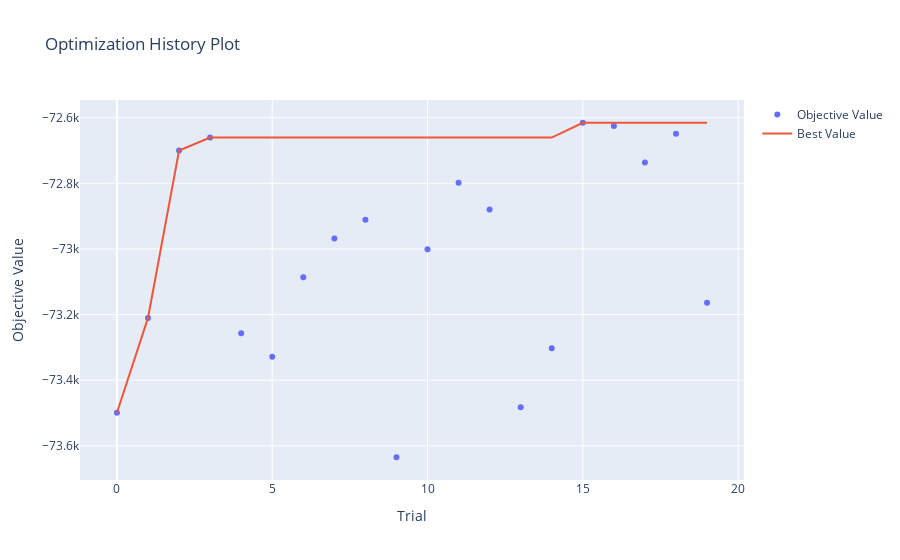
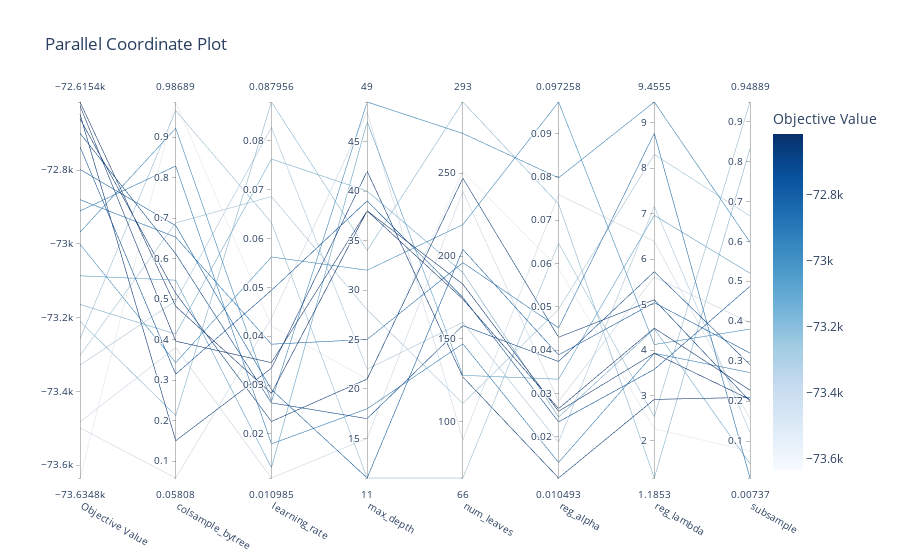
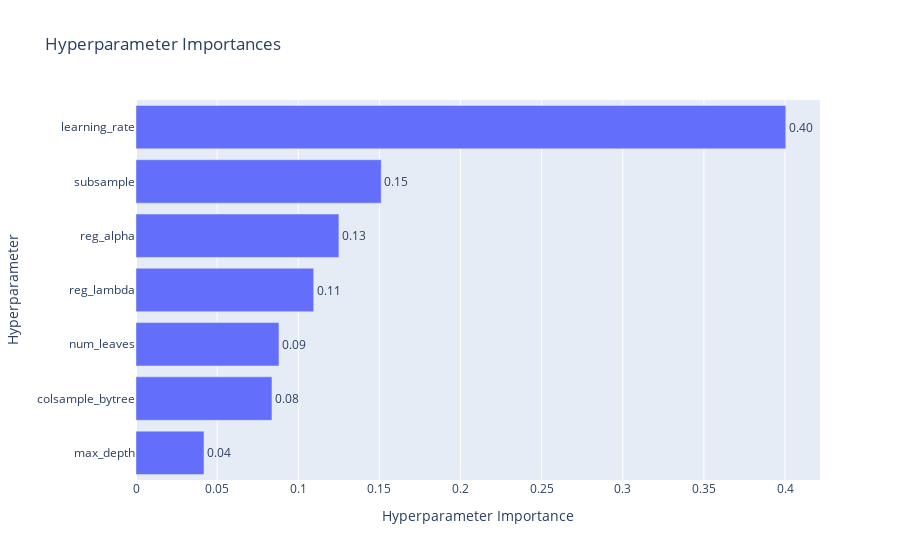

The notebook cell saved with these charts, in order:
### Code cell
n_trials = 20
random_state = 42
kfold = 10

# Define the study name and storage path (local SQLite database file)
study_name = f"lgbm_model_feature_engg"
storage = "sqlite:///my_study.db"

study = execute_optuna(
    n_trials=n_trials, random_state=random_state, study_name=study_name
)

# Load the existing study
study = optuna.load_study(study_name=study_name, storage=storage)

### Figure 1 — Plotly figure (JSON) as saved in the notebook; plotly's stock layout.template omitted (floating-point values rounded to 4 significant figures)
{"data": [{"mode": "markers", "name": "Objective Value", "type": "scatter", "x": [0, 1, 2, 3, 4, 5, 6, 7, 8, 9, 10, 11, 12, 13, 14, 15, 16, 17, 18, 19], "y": [-73500.0, -73210.0, -72700.0, -72660.0, -73260.0, -73330.0, -73090.0, -72970.0, -72910.0, -73630.0, -73000.0, -72800.0, -72880.0, -73480.0, -73300.0, -72620.0, -72630.0, -72740.0, -72650.0, -73160.0]}, {"mode": "lines", "name": "Best Value", "type": "scatter", "x": [0, 1, 2, 3, 4, 5, 6, 7, 8, 9, 10, 11, 12, 13, 14, 15, 16, 17, 18, 19], "y": [-73500.0, -73210.0, -72700.0, -72660.0, -72660.0, -72660.0, -72660.0, -72660.0, -72660.0, -72660.0, -72660.0, -72660.0, -72660.0, -72660.0, -72660.0, -72620.0, -72620.0, -72620.0, -72620.0, -72620.0]}, {"marker": {"color": "#cccccc"}, "mode": "markers", "name": "Infeasible Trial", "showlegend": false, "type": "scatter", "x": [], "y": []}], "layout": {"title": {"text": "Optimization History Plot"}, "xaxis": {"title": {"text": "Trial"}}, "yaxis": {"title": {"text": "Objective Value"}}}}

### Figure 2 — Plotly figure (JSON) as saved in the notebook; plotly's stock layout.template omitted (floating-point values rounded to 4 significant figures)
{"data": [{"dimensions": [{"label": "Objective Value", "range": [-73630.0, -72620.0], "values": [-73500.0, -73210.0, -72700.0, -72660.0, -73260.0, -73330.0, -73090.0, -72970.0, -72910.0, -73630.0, -73000.0, -72800.0, -72880.0, -73480.0, -73300.0, -72620.0, -72630.0, -72740.0, -72650.0, -73160.0]}, {"label": "colsample_bytree", "range": [0.05808, 0.9869], "values": [0.05808, 0.2123, 0.6119, 0.5142, 0.9656, 0.4952, 0.5467, 0.9219, 0.8287, 0.9869, 0.3431, 0.6814, 0.653, 0.3802, 0.6882, 0.4822, 0.3961, 0.3146, 0.1502, 0.4137]}, {"label": "learning_rate", "range": [0.01099, 0.08796], "values": [0.04371, 0.08796, 0.02636, 0.02255, 0.06332, 0.08276, 0.01309, 0.02664, 0.01796, 0.04211, 0.05623, 0.0291, 0.03838, 0.01099, 0.06859, 0.02832, 0.0346, 0.0494, 0.03346, 0.07629]}, {"label": "max_depth", "range": [11, 49], "values": [48, 34, 17, 21, 11, 22, 47, 49, 18, 21, 32, 11, 25, 15, 28, 38, 38, 39, 42, 40]}, {"label": "num_leaves", "range": [66, 293], "values": [89, 293, 158, 247, 66, 160, 128, 274, 147, 251, 219, 204, 196, 239, 111, 174, 183, 175, 127, 190]}, {"label": "reg_alpha", "range": [0.01049, 0.09726], "values": [0.07588, 0.07373, 0.03738, 0.04297, 0.06468, 0.01879, 0.03329, 0.07976, 0.01407, 0.05884, 0.09726, 0.03889, 0.04514, 0.02821, 0.04943, 0.0265, 0.02588, 0.02346, 0.01049, 0.02458]}, {"label": "reg_lambda", "range": [1.185, 9.455], "values": [6.388, 1.185, 5.723, 5.105, 2.535, 7.158, 6.963, 9.455, 3.928, 2.268, 4.122, 5.042, 8.766, 5.604, 8.302, 4.481, 3.927, 3.574, 2.914, 4.466]}, {"label": "subsample", "range": [0.007375, 0.9489], "values": [0.156, 0.8324, 0.2912, 0.1997, 0.9489, 0.122, 0.5201, 0.5979, 0.2713, 0.07455, 0.3803, 0.3203, 0.007375, 0.3966, 0.6634, 0.2272, 0.2039, 0.4873, 0.2093, 0.04337]}], "labelangle": 30, "labelside": "bottom", "line": {"color": [-73500.0, -73210.0, -72700.0, -72660.0, -73260.0, -73330.0, -73090.0, -72970.0, -72910.0, -73630.0, -73000.0, -72800.0, -72880.0, -73480.0, -73300.0, -72620.0, -72630.0, -72740.0, -72650.0, -73160.0], "colorbar": {"title": {"text": "Objective Value"}}, "colorscale": [[0, "rgb(247,251,255)"], [0.125, "rgb(222,235,247)"], [0.25, "rgb(198,219,239)"], [0.375, "rgb(158,202,225)"], [0.5, "rgb(107,174,214)"], [0.625, "rgb(66,146,198)"], [0.75, "rgb(33,113,181)"], [0.875, "rgb(8,81,156)"], [1, "rgb(8,48,107)"]], "reversescale": false, "showscale": true}, "type": "parcoords"}], "layout": {"title": {"text": "Parallel Coordinate Plot"}}}

### Figure 3 — Plotly figure (JSON) as saved in the notebook; plotly's stock layout.template omitted (floating-point values rounded to 4 significant figures)
{"data": [{"cliponaxis": false, "hovertemplate": ["max_depth (IntDistribution): 0.04191095557071278<extra></extra>", "colsample_bytree (FloatDistribution): 0.08379883437338292<extra></extra>", "num_leaves (IntDistribution): 0.08811924607330995<extra></extra>", "reg_lambda (FloatDistribution): 0.109521353695118<extra></extra>", "reg_alpha (FloatDistribution): 0.12505784656970567<extra></extra>", "subsample (FloatDistribution): 0.15113034488458818<extra></extra>", "learning_rate (FloatDistribution): 0.4004614188331825<extra></extra>"], "name": "Objective Value", "orientation": "h", "text": ["0.04", "0.08", "0.09", "0.11", "0.13", "0.15", "0.40"], "textposition": "outside", "type": "bar", "x": [0.04191, 0.0838, 0.08812, 0.1095, 0.1251, 0.1511, 0.4005], "y": ["max_depth", "colsample_bytree", "num_leaves", "reg_lambda", "reg_alpha", "subsample", "learning_rate"]}], "layout": {"title": {"text": "Hyperparameter Importances"}, "xaxis": {"title": {"text": "Hyperparameter Importance"}}, "yaxis": {"title": {"text": "Hyperparameter"}}}}
